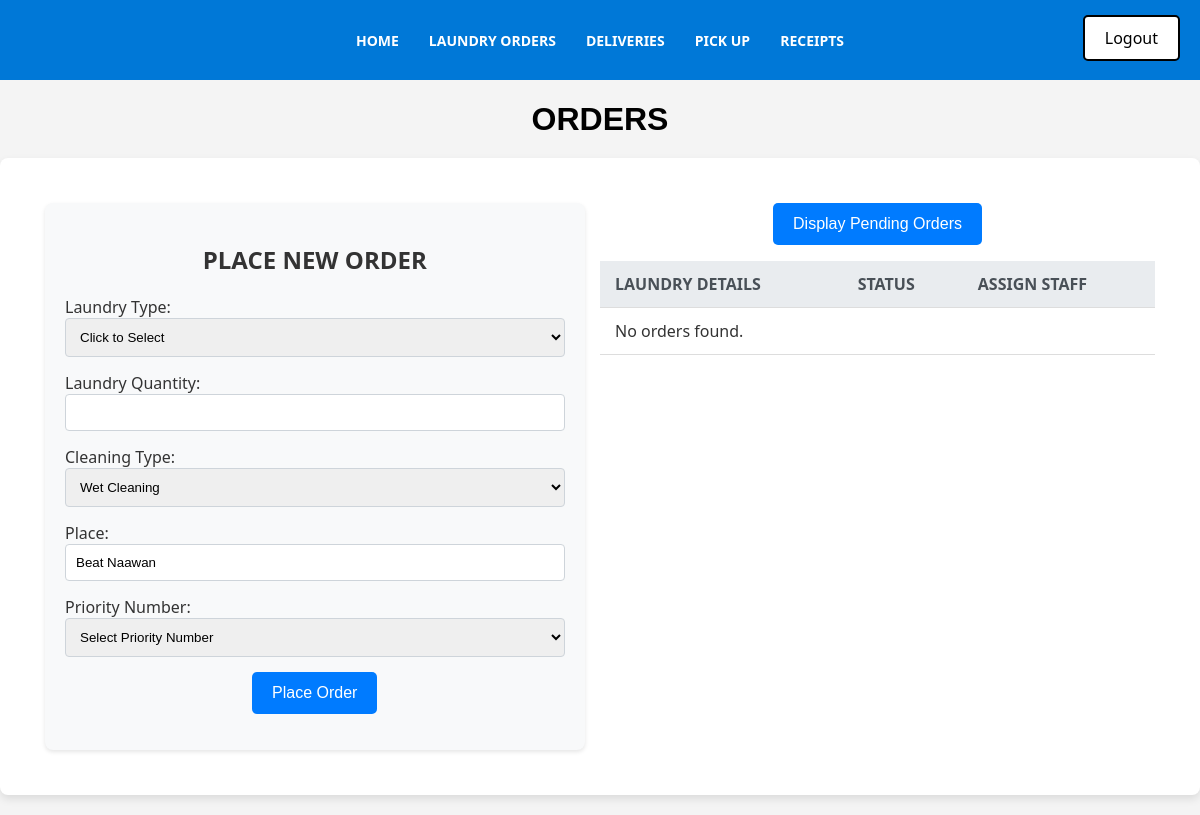
Before: /Orders2.php (signed in) with the older database file.
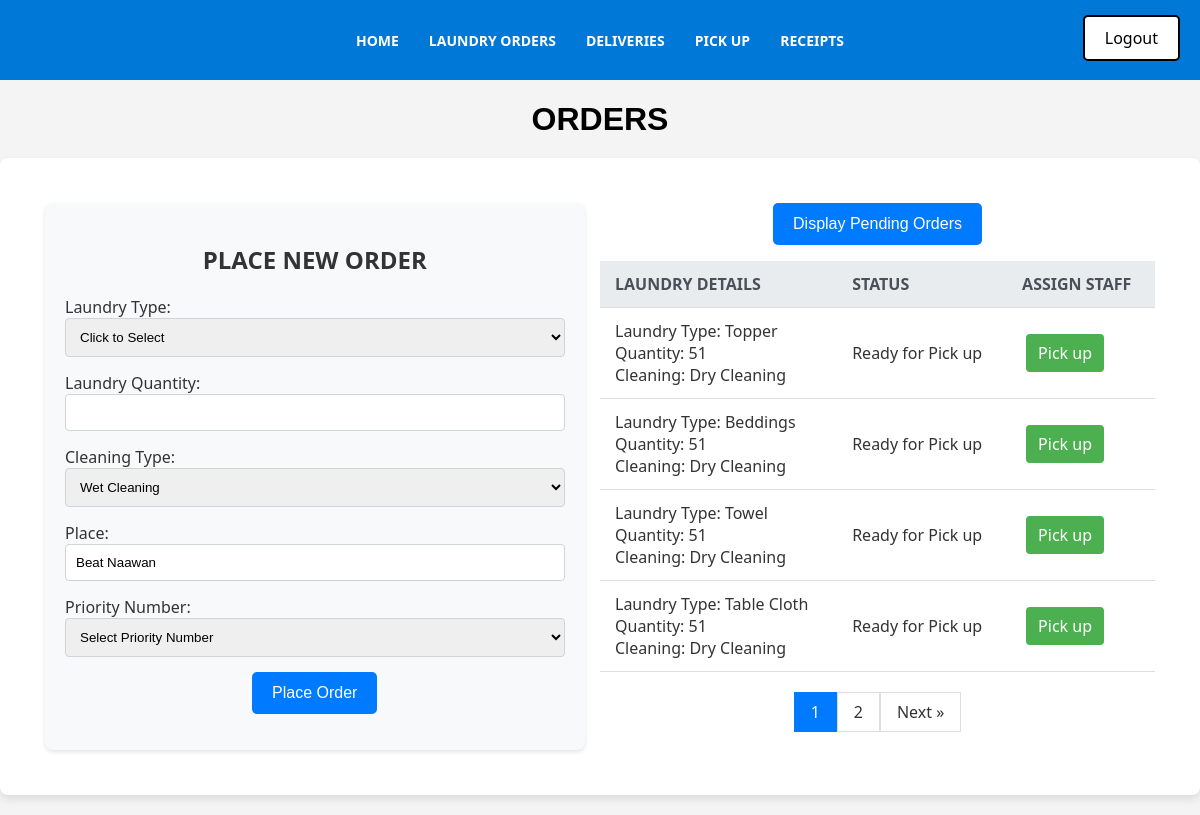
After: the same page with the newer database file.
### tables this page shows
CREATE TABLE `Orders` (
  `Order_ID` int(11) NOT NULL AUTO_INCREMENT,
  `Order_date` date NOT NULL,
  `Laundry_type` varchar(40) NOT NULL,
  `Laundry_quantity` varchar(40) NOT NULL,
  `Cleaning_type` varchar(40) NOT NULL,
  `Place` varchar(40) NOT NULL,
  `Priority_number` varchar(40) NOT NULL,
  `Status` varchar(250) DEFAULT NULL,
  `User_ID` int(11) NOT NULL,
  PRIMARY KEY (`Order_ID`),
  KEY `Users_Orders` (`User_ID`),
  CONSTRAINT `Users_Orders` FOREIGN KEY (`User_ID`) REFERENCES `Users` (`User_ID`)
);

### htdocs/Orders2.php (the view, shortened to what this page needs)
<?php
include("db_connect.php");
include("Menu2.php");
include("Logout.php");
$results_per_page = 4;
if (isset($_GET['page']) && is_numeric($_GET['page'])) {
    $current_page = intval($_GET['page']);
} else {
    $current_page = 1;
}
$show_unassigned = isset($_GET['show_unassigned']) && $_GET['show_unassigned'] === 'true';
if ($show_unassigned) {
    $sql = "SELECT Order_ID, Laundry_type, Laundry_quantity, Cleaning_type, Place, Status
            FROM Orders
            WHERE Status = 'Pending'
            AND Place != 'Hotel'";
} else {
    $sql = "SELECT Order_ID, Laundry_type, Laundry_quantity, Cleaning_type, Place, Status
            FROM Orders
            WHERE Status IN ('To be Delivered', 'Ready for Pick up')
            AND Place != 'Hotel'";
}
$total_results = mysqli_num_rows(mysqli_query($conn, $sql));
$total_pages = ceil($total_results / $results_per_page);
$start_from = ($current_page - 1) * $results_per_page;
$sql .= " ORDER BY Order_ID ASC LIMIT " . $start_from . ',' . $results_per_page;
$result = mysqli_query($conn, $sql);
?>
<!DOCTYPE html>
<html lang="en">
<head>
</head>
<body>
    <h1>ORDERS</h1>
    <div class="container">
        <div class="form-container">
            <h2>PLACE NEW ORDER</h2>
            <form method="POST" action="">
                <label for="Laundry_Type">Laundry Type:</label>
                <select name="Laundry_Type" id="Laundry_Type" required>
                    <option value="" disabled selected>Click to Select</option>
                </select>
                <label for="Laundry_Quantity">Laundry Quantity:</label>
                <input type="number" name="Laundry_Quantity" id="Laundry_Quantity" required min="1">
                <label for="Cleaning_Type">Cleaning Type:</label>
                <select name="Cleaning_Type" id="Cleaning_Type" required>
                    <option value="Wet Cleaning">Wet Cleaning</option>
                </select>
                <label for="Place">Place:</label>
                <?php
                $placeValue = isset($_POST['Place']) ? htmlspecialchars($_POST['Place']) : 'Beat Naawan';
                ?>
                <input type="text" name="Place" id="Place" value="<?php echo $placeValue; ?>" required>
                <label for="Priority">Priority Number:</label>
                <select name="Priority" id="Priority" required>
                    <option value="" disabled selected>Select Priority Number</option>
                </select>
                <div style="text-align: center;">
                    <button type="submit" name="Order">Place Order</button>
                </div>
            </form>
        </div>
        <div class="table-container">
            <div style="display: flex; justify-content: center;">
                <form method="GET">
                    <button type="submit" class="toggle-btn">
                        <?php echo $show_unassigned ? 'Display Approved Orders' : 'Display Pending Orders'; ?>
                    </button>
                </form>
            </div>
            <table>
                <thead>
                    <tr>
                        <th>Laundry Details</th>
                        <th>Status</th>
                        <?php if (!$show_unassigned) {
                            echo "<th>Assign Staff</th>";
                        } ?>
                    </tr>
                </thead>
                <tbody>
                    <?php
                    if (mysqli_num_rows($result) > 0) {
                        while ($row = mysqli_fetch_assoc($result)) {
                            echo "<tr>";
                            echo "<td>Laundry Type: " . htmlspecialchars($row['Laundry_type']) . "<br>Quantity: " . htmlspecialchars($row['Laundry_quantity']) . "<br>Cleaning: " . htmlspecialchars($row['Cleaning_type']) . "</td>";
                            echo "<td>" . htmlspecialchars($row['Status']) . "</td>";
                            if (!$show_unassigned) {
                                echo "<td>";
                                if ($row["Status"] == "To be Delivered") {
                                    echo "<a href='Assign_delivery_staff.php?Order_ID=" . urlencode($row["Order_ID"]) . "' class='actedit'>Delivery</a>";
                                } elseif ($row["Status"] == "Ready for Pick up") {
                                    echo "<a href='Assign_pickup_staff.php?Order_ID=" . urlencode($row["Order_ID"]) . "' class='actbutton'>Pick up</a>";
                                }
                                echo "</td>";
                            }
                            echo "</tr>";
                        }
                    } else {
                        echo "<tr><td colspan='" . ($show_unassigned ? 6 : 5) . "'>No orders found.</td></tr>";
                    }
                    ?>
                </tbody>
            </table>
            <div class="pagination" style="text-align: center;">
                <?php
                for ($i = 1; $i <= $total_pages; $i++) {
                    if ($i == $current_page) {
                        echo '<a href="#" class="active">' . $i . '</a>';
                    } else {
                        echo '<a href="Orders2.php?page=' . $i . '&show_unassigned=' . ($show_unassigned ? 'true' : 'false') . '">' . $i . '</a>';
                    }
                }
                if ($current_page < $total_pages) {
                    echo '<a href="Orders2.php?page=' . ($current_page + 1) . '&show_unassigned=' . ($show_unassigned ? 'true' : 'false') . '">Next &raquo;</a>';
                }
                ?>
            </div>
        </div>
    </div>
</body>
</html>

### htdocs/Menu2.php (shortened to what this page needs)
<nav>
    <ul>
        <li><a href="Home1.php">Home</a></li>
        <li><a href="Orders2.php">Laundry Orders</a></li>
        <li><a href="Delivery1.php">Deliveries</a></li>
        <li><a href="Pickup.php">Pick up</a></li>
        <li><a href="Receipt.php">Receipts</a></li>
     </ul>
        </nav>

### htdocs/Logout.php (shortened to what this page needs)
<a href="index.php" class="logout-btn">Logout</a>

### htdocs/Menu2.php (style rules this page uses)
body { font-family: 'Segoe UI', Tahoma, Geneva, Verdana, sans-serif; margin: 0; padding: 0; }
nav { background-color: #0078d7; padding: 0px; }
nav ul { list-style: none; margin: 0; padding: 0; display: flex; justify-content: center; align-items: center; height: 80px; }
nav ul li { margin: 0 15px; }
nav ul li a { text-decoration: none; color: #fff; font-size: 14px; font-weight: bold; text-transform: uppercase; transition: color 0.3s ease; }

### htdocs/Logout.php (style rules this page uses)
.logout-btn { position: absolute; top: 15px; right: 20px; background-color: white; color: black; padding: 10px 20px; border: 2px solid black; border-radius: 5px; font-size: 16px; cursor: pointer; transition: background 0.3s ease-in-out, color 0.3s; text-decoration: none; }

### htdocs/Orders2.php (style rules this page uses)
body { font-family: 'Segoe UI', Tahoma, Geneva, Verdana, sans-serif; background-color: #f4f4f4; margin: 0; padding: 0; color: #333; }
h1 { text-align: center; color: black; margin-bottom: 20px; font-family: Arial, sans-serif; }
.container { display: flex; justify-content: space-between; align-items: flex-start; padding: 45px; background-color: #fff; border-radius: 8px; box-shadow: 0 4px 8px rgba(0, 0, 0, 0.1); margin: 20px auto; max-width: 93%; }
.form-container { background-color: #f8f9fa; padding: 20px; border-radius: 8px; box-shadow: 0 2px 4px rgba(0, 0, 0, 0.1); width: 45%; order: -1; display: flex; flex-direction: column; align-items: center; }
label { text-align: center; width: 100%; }
.table-container { width: 50%; }
table { width: 100%; border-collapse: collapse; margin-top: -20px; }
th, td { padding: 12px 15px; text-align: left; border-bottom: 1px solid #ddd; }
th { background-color: #e9ecef; color: #495057; font-weight: 600; text-transform: uppercase; }
input[type="text"], input[type="number"], select { width: 100%; padding: 10px; margin-bottom: 15px; border: 1px solid #ced4da; border-radius: 4px; box-sizing: border-box; }
button, .toggle-btn { background-color: #007bff; color: white; padding: 12px 20px; border: none; border-radius: 5px; cursor: pointer; font-size: 16px; transition: background-color 0.3s ease; }
.actbutton, .actdelete, .actedit { padding: 8px 12px; border-radius: 4px; text-decoration: none; color: white; display: inline-block; margin: 4px; transition: background-color 0.3s ease; }
.actbutton { background-color: #4CAF50; }
.toggle-btn { margin-bottom: 20px; display: block; }
.pagination { text-align: center; margin-top: 20px; }
.pagination a { display: inline-block; padding: 8px 16px; text-decoration: none; border: 1px solid #ddd; color: #333; }
.pagination a.active { background-color: #007bff; color: white; border: 1px solid #007bff; }

Changed rows visible on the page:
added orders: Laundry_type "Topper", Laundry_quantity "51", Cleaning_type "Dry Cleaning", Status "Ready for Pick up"
added orders: Laundry_type "Beddings", Laundry_quantity "51", Cleaning_type "Dry Cleaning", Status "Ready for Pick up"
added orders: Laundry_type "Towel", Laundry_quantity "51", Cleaning_type "Dry Cleaning", Status "Ready for Pick up"
added orders: Laundry_type "Table Cloth", Laundry_quantity "51", Cleaning_type "Dry Cleaning", Status "Ready for Pick up"
Other visible differences:
new list line: "1"
new list line: "2"
text no longer shown: "No orders found."
text now shown: "Next »"
